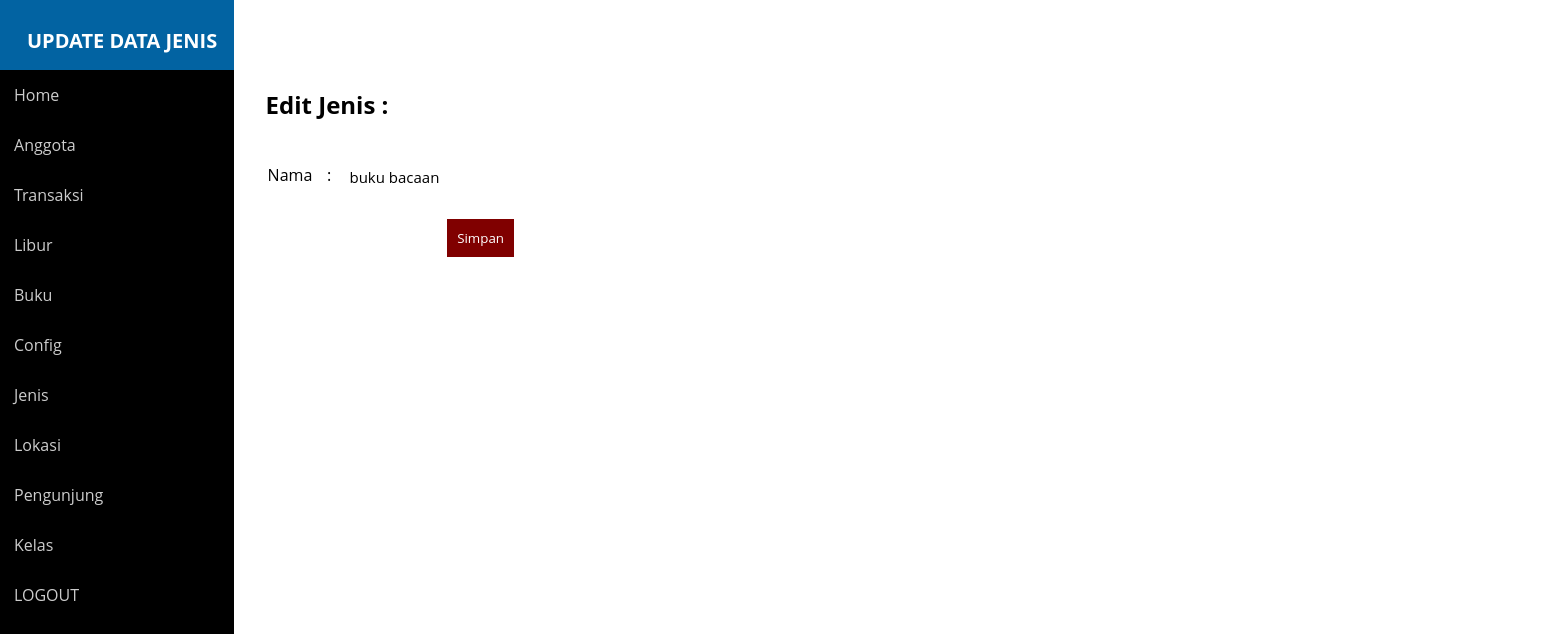
/perpus/update_jenis.php?id_jenis=11 (signed in), run on an earlier commit of the app's database.
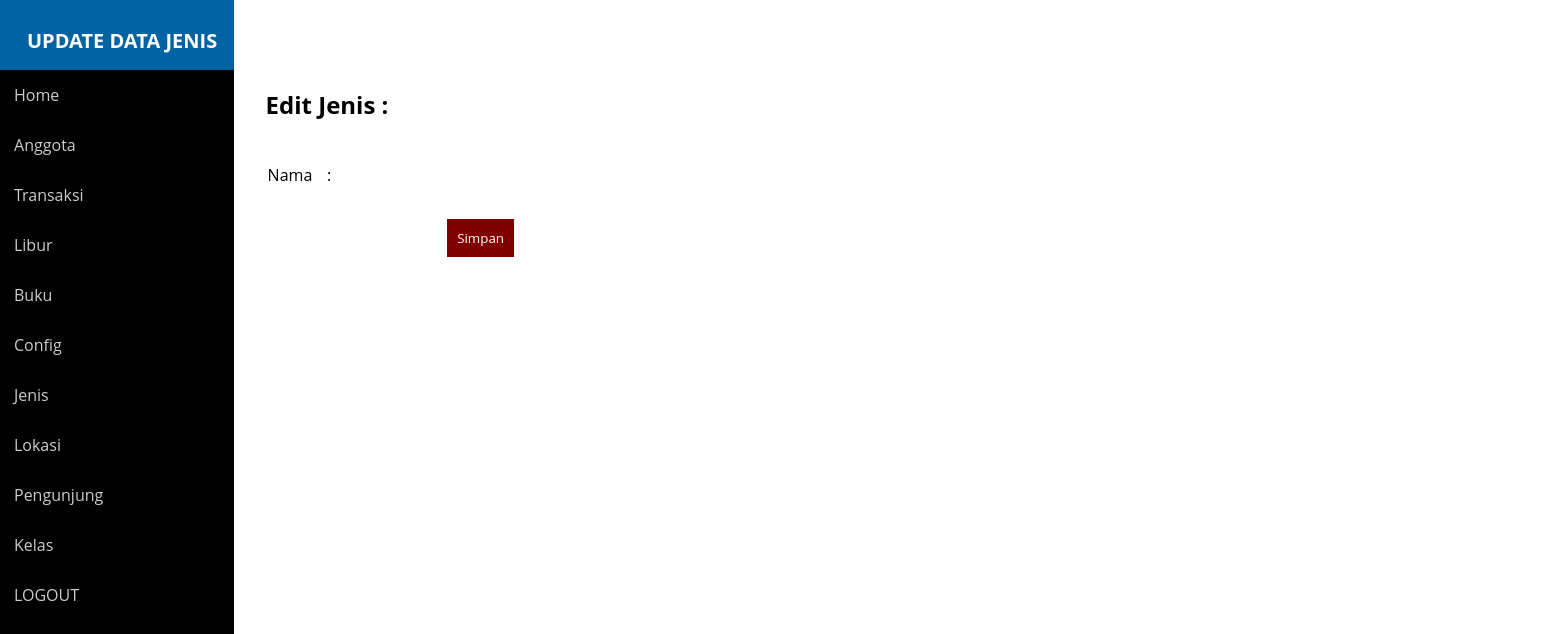
And on a later commit of the database.
### tables this page shows
CREATE TABLE IF NOT EXISTS `jenis` (
`id_jenis` int(5) NOT NULL,
  `nama_jenis` varchar(20) NOT NULL
);

### perpus/update_jenis.php (the view, shortened to what this page needs)
<!DOCTYPE html>
<html>
<head>
	<link rel="stylesheet" type="text/css" href="style2.css">
</head>
<body>
	<nav>
		<ul class="kiri">
			<li><a href="index.php">UPDATE DATA JENIS</a></li>
		</ul>
	</nav>
	<div class="sidebar">
		<ul>
		<li><a href="index.php">Home</a></li>
      <li><a href="anggota.php">Anggota</a></li>
      <li><a href="Transaksi.php">Transaksi</a></li>
      <li><a href="libur.php">Libur</a></li>
      <li><a href="buku.php">Buku</a></li>
      <li><a href="config.php">Config</a></li>
      <li><a href="jenis.php">Jenis</a></li>
      <li><a href="lokasi.php">Lokasi</a></li>
      <li><a href="pengunjung.php">Pengunjung</a></li>
      <li><a href="kelas.php">Kelas</a></li>
      <li><a href="logout.php">LOGOUT</a></li>
		</ul>
	</div>
	<div class="main">
		<div class="isimain">
			<?php
			$id = $_GET['id_jenis'];
			$link = koneksi_db();
			$sql = "SELECT * FROM jenis WHERE id_jenis='$id'";
			$res = mysqli_query($link,$sql);
			if (mysqli_num_rows($res)==1) {
				$data = mysqli_fetch_array($res);
			?>
			<form action="proses_update_jenis.php?id_jenis=<?=$data['id_jenis']; ?>" method="POST">
				<h1><font size="5">Edit Jenis : </font></h1><br>
				<table width="430px">
					<tr>
						<td>Nama</td><td>:</td>
						<td>
							<input type="text" name="nama" value="<?=$data['nama'];?>" maxlength="150" autocomplete required>
						</td>
					</tr>
					<tr>
						<td colspan="3" style="padding-top: 15px;text-align: center;"><input type="submit" value="Simpan" name="save"></td>
					</tr>
				</table>
			</form>
			<?php } ?>
		</div>
	</div>
</body>
</html>

What changed in the data, as far as the page shows it:
no longer on this page (row edited): jenis: nama "buku bacaan"
